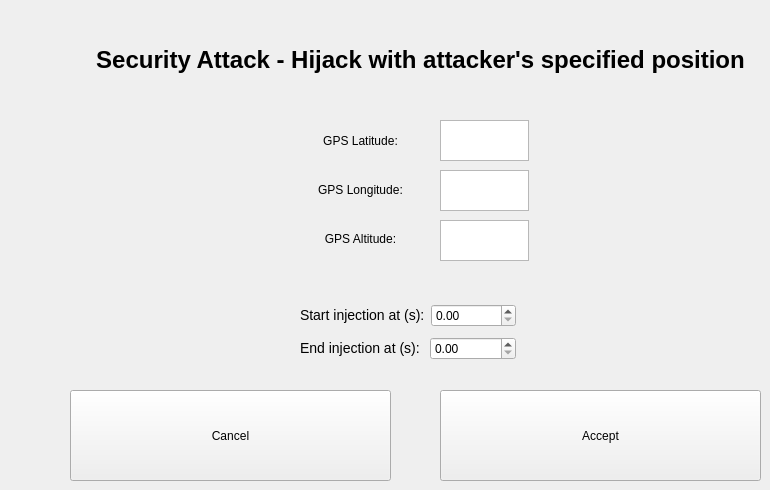
   <widget class="QWidget" name="page_12">
    <widget class="QLabel" name="label_25">
     <property name="geometry">
      <rect>
       <x>80</x>
       <y>30</y>
       <width>681</width>
       <height>61</height>
      </rect>
     </property>
     <property name="toolTip">
      <string>&lt;html&gt;&lt;head/&gt;&lt;body&gt;&lt;p align=&quot;center&quot;&gt;&lt;br/&gt;&lt;/p&gt;&lt;/body&gt;&lt;/html&gt;</string>
     </property>
     <property name="whatsThis">
      <string>&lt;html&gt;&lt;head/&gt;&lt;body&gt;&lt;p align=&quot;center&quot;&gt;&lt;br/&gt;&lt;/p&gt;&lt;/body&gt;&lt;/html&gt;</string>
     </property>
     <property name="styleSheet">
      <string notr="true">font-size: 24px;
font-weight: bold;</string>
     </property>
     <property name="text">
      <string>&lt;html&gt;&lt;head/&gt;&lt;body&gt;&lt;p&gt;&lt;span style=&quot; color:#000000;&quot;&gt;Security Attack - Hijack with attacker's specified position&lt;/span&gt;&lt;/p&gt;&lt;/body&gt;&lt;/html&gt;</string>
     </property>
     <property name="alignment">
      <set>Qt::AlignCenter</set>
     </property>
    </widget>
    <widget class="QWidget" name="layoutWidget_4">
     <property name="geometry">
      <rect>
       <x>300</x>
       <y>120</y>
       <width>121</width>
       <height>141</height>
      </rect>
     </property>
     <layout class="QVBoxLayout" name="verticalLayout_12">
      <item>
       <widget class="QLabel" name="labelGPSLatInjection_6">
        <property name="styleSheet">
         <string notr="true"/>
        </property>
        <property name="text">
         <string>&lt;html&gt;&lt;head/&gt;&lt;body&gt;&lt;p&gt;&lt;span style=&quot; color:#000000;&quot;&gt;GPS Latitude:&lt;/span&gt;&lt;/p&gt;&lt;/body&gt;&lt;/html&gt;</string>
        </property>
        <property name="alignment">
         <set>Qt::AlignCenter</set>
        </property>
       </widget>
      </item>
      <item>
       <widget class="QLabel" name="labelGPSLonInjection_6">
        <property name="styleSheet">
         <string notr="true"/>
        </property>
        <property name="text">
         <string>&lt;html&gt;&lt;head/&gt;&lt;body&gt;&lt;p&gt;&lt;span style=&quot; color:#000000;&quot;&gt;GPS Longitude:&lt;/span&gt;&lt;/p&gt;&lt;/body&gt;&lt;/html&gt;</string>
        </property>
        <property name="alignment">
         <set>Qt::AlignCenter</set>
        </property>
       </widget>
      </item>
      <item>
       <widget class="QLabel" name="labelGPSAltInjection_6">
        <property name="styleSheet">
         <string notr="true"/>
        </property>
        <property name="text">
         <string>&lt;html&gt;&lt;head/&gt;&lt;body&gt;&lt;p&gt;&lt;span style=&quot; color:#000000;&quot;&gt;GPS Altitude:&lt;/span&gt;&lt;/p&gt;&lt;/body&gt;&lt;/html&gt;</string>
        </property>
        <property name="alignment">
         <set>Qt::AlignCenter</set>
        </property>
       </widget>
      </item>
     </layout>
    </widget>
    <widget class="QTextEdit" name="textEditGPSLatInjection_7">
     <property name="geometry">
      <rect>
       <x>440</x>
       <y>120</y>
       <width>89</width>
       <height>41</height>
      </rect>
     </property>
     <property name="sizePolicy">
      <sizepolicy hsizetype="Preferred" vsizetype="Preferred">
       <horstretch>0</horstretch>
       <verstretch>0</verstretch>
      </sizepolicy>
     </property>
     <property name="styleSheet">
      <string notr="true">qproperty-toolTip: &quot;GPS Latitude value to inject.&lt;br&gt; A valid boundary is considered as [-90,90].&quot;;</string>
     </property>
    </widget>
    <widget class="QWidget" name="layoutWidget_13">
     <property name="geometry">
      <rect>
       <x>300</x>
       <y>300</y>
       <width>216</width>
       <height>64</height>
      </rect>
     </property>
     <layout class="QVBoxLayout" name="verticalLayout_7">
      <item>
       <layout class="QHBoxLayout" name="horizontalLayout_17">
        <item>
         <widget class="QLabel" name="label_27">
          <property name="styleSheet">
           <string notr="true">font-size: 14px;</string>
          </property>
          <property name="text">
           <string>&lt;html&gt;&lt;head/&gt;&lt;body&gt;&lt;p&gt;&lt;span style=&quot; color:#000000;&quot;&gt;Start injection at (s):&lt;/span&gt;&lt;/p&gt;&lt;/body&gt;&lt;/html&gt;</string>
          </property>
         </widget>
        </item>
        <item>
         <widget class="QDoubleSpinBox" name="doubleSpinBox_startInjection_7">
          <property name="styleSheet">
           <string notr="true">qproperty-toolTip: &quot;Seconds after takeoff considered to start injection&quot;;</string>
          </property>
         </widget>
        </item>
       </layout>
      </item>
      <item>
       <layout class="QHBoxLayout" name="horizontalLayout_18">
        <item>
         <widget class="QLabel" name="label_28">
          <property name="styleSheet">
           <string notr="true">font-size: 14px;</string>
          </property>
          <property name="text">
           <string>&lt;html&gt;&lt;head/&gt;&lt;body&gt;&lt;p&gt;&lt;span style=&quot; color:#000000;&quot;&gt;End injection at (s): &lt;/span&gt;&lt;/p&gt;&lt;/body&gt;&lt;/html&gt;</string>
          </property>
         </widget>
        </item>
        <item>
         <widget class="QDoubleSpinBox" name="doubleSpinBox_endInjection_7">
          <property name="styleSheet">
           <string notr="true">qproperty-toolTip: &quot;Seconds after takeoff considered to end injection&quot;;</string>
          </property>
         </widget>
        </item>
       </layout>
      </item>
     </layout>
    </widget>
    <widget class="QTextEdit" name="textEditGPSLonInjection_8">
     <property name="geometry">
      <rect>
       <x>440</x>
       <y>170</y>
       <width>89</width>
       <height>41</height>
      </rect>
     </property>
     <property name="sizePolicy">
      <sizepolicy hsizetype="Preferred" vsizetype="Preferred">
       <horstretch>0</horstretch>
       <verstretch>0</verstretch>
      </sizepolicy>
     </property>
     <property name="styleSheet">
      <string notr="true">qproperty-toolTip: &quot;GPS Longitude value to inject.&lt;br&gt;A valid boundary is considered as [-180, 180].&quot;;</string>
     </property>
    </widget>
    <widget class="QTextEdit" name="textEditGPSAltInjection_7">
     <property name="geometry">
      <rect>
       <x>440</x>
       <y>220</y>
       <width>89</width>
       <height>41</height>
      </rect>
     </property>
     <property name="sizePolicy">
      <sizepolicy hsizetype="Preferred" vsizetype="Preferred">
       <horstretch>0</horstretch>
       <verstretch>0</verstretch>
      </sizepolicy>
     </property>
     <property name="styleSheet">
      <string notr="true">qproperty-toolTip: &quot;GPS Altitude value to inject.&quot;</string>
     </property>
    </widget>
    <widget class="QPushButton" name="buttonGPSInjectionCancel_6">
     <property name="enabled">
      <bool>true</bool>
     </property>
     <property name="geometry">
      <rect>
       <x>70</x>
       <y>390</y>
       <width>321</width>
       <height>91</height>
      </rect>
     </property>
     <property name="styleSheet">
      <string notr="true"/>
     </property>
     <property name="text">
      <string>Cancel</string>
     </property>
    </widget>
    <widget class="QPushButton" name="buttonGPSInjectionContinue_6">
     <property name="enabled">
      <bool>true</bool>
     </property>
     <property name="geometry">
      <rect>
       <x>440</x>
       <y>390</y>
       <width>321</width>
       <height>91</height>
      </rect>
     </property>
     <property name="styleSheet">
      <string notr="true"/>
     </property>
     <property name="text">
      <string>Accept</string>
     </property>
    </widget>
   </widget>
